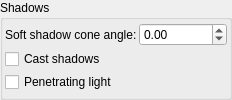
    <widget class="QGroupBox" name="groupBox_4">
     <property name="title">
      <string>Shadows</string>
     </property>
     <layout class="QGridLayout" name="gridLayout_7">
      <property name="leftMargin">
       <number>2</number>
      </property>
      <property name="topMargin">
       <number>2</number>
      </property>
      <property name="rightMargin">
       <number>2</number>
      </property>
      <property name="bottomMargin">
       <number>2</number>
      </property>
      <property name="spacing">
       <number>2</number>
      </property>
      <item row="1" column="0">
       <widget class="MyCheckBox" name="checkBox_cast_shadows">
        <property name="sizePolicy">
         <sizepolicy hsizetype="Minimum" vsizetype="Maximum">
          <horstretch>0</horstretch>
          <verstretch>0</verstretch>
         </sizepolicy>
        </property>
        <property name="toolTip">
         <string>&lt;html&gt;&lt;head/&gt;&lt;body&gt;&lt;p&gt;Enables casting shadows from the light source&lt;/p&gt;&lt;/body&gt;&lt;/html&gt;</string>
        </property>
        <property name="text">
         <string>Cast shadows</string>
        </property>
       </widget>
      </item>
      <item row="2" column="0">
       <widget class="MyCheckBox" name="checkBox_penetrating">
        <property name="sizePolicy">
         <sizepolicy hsizetype="Minimum" vsizetype="Maximum">
          <horstretch>0</horstretch>
          <verstretch>0</verstretch>
         </sizepolicy>
        </property>
        <property name="toolTip">
         <string>&lt;html&gt;&lt;head/&gt;&lt;body&gt;&lt;p&gt;Makes light rays penetrate all the objects. When it's enabled, then even inside the fractal it will not be completely dark. &lt;/p&gt;&lt;/body&gt;&lt;/html&gt;</string>
        </property>
        <property name="text">
         <string>Penetrating light</string>
        </property>
       </widget>
      </item>
      <item row="0" column="0">
       <widget class="QLabel" name="label_30">
        <property name="text">
         <string>Soft shadow cone angle:</string>
        </property>
       </widget>
      </item>
      <item row="0" column="1">
       <widget class="MyDoubleSpinBox" name="spinbox_soft_shadow_cone">
        <property name="sizePolicy">
         <sizepolicy hsizetype="Expanding" vsizetype="Maximum">
          <horstretch>0</horstretch>
          <verstretch>0</verstretch>
         </sizepolicy>
        </property>
        <property name="toolTip">
         <string>&lt;html&gt;&lt;head/&gt;&lt;body&gt;&lt;p&gt;This parameter controls angle of shadows cone. It simulates &amp;quot;soft shadow&amp;quot; effect. When it's zero, then shadows are very sharp.&lt;/p&gt;&lt;table border=&quot;0&quot; style=&quot; margin-top:0px; margin-bottom:0px; margin-left:0px; margin-right:0px;&quot; cellspacing=&quot;2&quot; cellpadding=&quot;0&quot;&gt;&lt;tr&gt;&lt;td&gt;&lt;p&gt;shadow cone 0 degrees&lt;/p&gt;&lt;/td&gt;&lt;td&gt;&lt;p&gt;shadow cone 5 degrees &lt;/p&gt;&lt;/td&gt;&lt;/tr&gt;&lt;tr&gt;&lt;td&gt;&lt;p&gt;&lt;img src=&quot;:/tooltips/tooltips_images/image - shader - shadow cone 0.jpeg&quot;/&gt;&lt;/p&gt;&lt;/td&gt;&lt;td&gt;&lt;p&gt;&lt;img src=&quot;:/tooltips/tooltips_images/image - shader - shadow cone 5.jpg&quot;/&gt;&lt;/p&gt;&lt;/td&gt;&lt;/tr&gt;&lt;/table&gt;&lt;/body&gt;&lt;/html&gt;</string>
        </property>
        <property name="frame">
         <bool>true</bool>
        </property>
        <property name="accelerated">
         <bool>true</bool>
        </property>
        <property name="prefix">
         <string/>
        </property>
        <property name="suffix">
         <string/>
        </property>
        <property name="decimals">
         <number>2</number>
        </property>
        <property name="minimum">
         <double>-100000.000000000000000</double>
        </property>
        <property name="maximum">
         <double>100000.000000000000000</double>
        </property>
        <property name="singleStep">
         <double>1.000000000000000</double>
        </property>
       </widget>
      </item>
     </layout>
    </widget>
